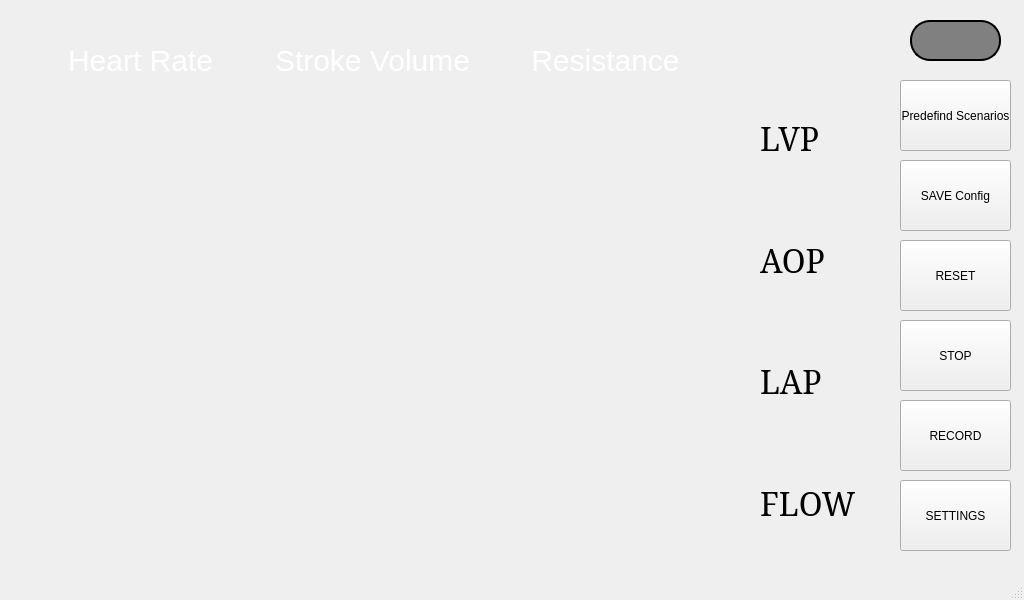
<?xml version="1.0" encoding="UTF-8"?>
<ui version="4.0">
 <class>MainWindow</class>
 <widget class="QMainWindow" name="MainWindow">
  <property name="geometry">
   <rect>
    <x>0</x>
    <y>0</y>
    <width>1024</width>
    <height>600</height>
   </rect>
  </property>
  <property name="windowTitle">
   <string>MainWindow</string>
  </property>
  <widget class="QWidget" name="centralwidget">
   <widget class="QLabel" name="stateIndcator">
    <property name="geometry">
     <rect>
      <x>910</x>
      <y>20</y>
      <width>91</width>
      <height>41</height>
     </rect>
    </property>
    <property name="styleSheet">
     <string notr="true">background-color: gray;
border-radius: 20px;
border: 2px solid black;
</string>
    </property>
    <property name="text">
     <string/>
    </property>
   </widget>
   <widget class="QPushButton" name="recordButton">
    <property name="geometry">
     <rect>
      <x>900</x>
      <y>400</y>
      <width>111</width>
      <height>71</height>
     </rect>
    </property>
    <property name="text">
     <string>RECORD</string>
    </property>
   </widget>
   <widget class="QPushButton" name="predefButton">
    <property name="geometry">
     <rect>
      <x>900</x>
      <y>80</y>
      <width>111</width>
      <height>71</height>
     </rect>
    </property>
    <property name="text">
     <string>Predefind Scenarios</string>
    </property>
   </widget>
   <widget class="QPushButton" name="settingsButton">
    <property name="geometry">
     <rect>
      <x>900</x>
      <y>480</y>
      <width>111</width>
      <height>71</height>
     </rect>
    </property>
    <property name="text">
     <string>SETTINGS</string>
    </property>
   </widget>
   <widget class="QPushButton" name="saveButton">
    <property name="geometry">
     <rect>
      <x>900</x>
      <y>160</y>
      <width>111</width>
      <height>71</height>
     </rect>
    </property>
    <property name="text">
     <string>SAVE Config</string>
    </property>
   </widget>
   <widget class="QPushButton" name="stopButton">
    <property name="geometry">
     <rect>
      <x>900</x>
      <y>320</y>
      <width>111</width>
      <height>71</height>
     </rect>
    </property>
    <property name="text">
     <string>STOP</string>
    </property>
   </widget>
   <widget class="QPushButton" name="resetButton">
    <property name="geometry">
     <rect>
      <x>900</x>
      <y>240</y>
      <width>111</width>
      <height>71</height>
     </rect>
    </property>
    <property name="text">
     <string>RESET</string>
    </property>
   </widget>
   <widget class="QWidget" name="layoutWidget">
    <property name="geometry">
     <rect>
      <x>760</x>
      <y>80</y>
      <width>122</width>
      <height>481</height>
     </rect>
    </property>
    <layout class="QVBoxLayout" name="verticalLayout">
     <item>
      <widget class="QLabel" name="lvpLabel">
       <property name="font">
        <font>
         <family>Elephant</family>
         <pointsize>24</pointsize>
        </font>
       </property>
       <property name="text">
        <string>LVP</string>
       </property>
      </widget>
     </item>
     <item>
      <widget class="QLabel" name="aopLabel">
       <property name="font">
        <font>
         <family>Elephant</family>
         <pointsize>24</pointsize>
        </font>
       </property>
       <property name="text">
        <string>AOP</string>
       </property>
      </widget>
     </item>
     <item>
      <widget class="QLabel" name="lapLabel">
       <property name="font">
        <font>
         <family>Elephant</family>
         <pointsize>24</pointsize>
        </font>
       </property>
       <property name="text">
        <string>LAP</string>
       </property>
      </widget>
     </item>
     <item>
      <widget class="QLabel" name="flowLabel">
       <property name="font">
        <font>
         <family>Elephant</family>
         <pointsize>24</pointsize>
        </font>
       </property>
       <property name="text">
        <string>FLOW</string>
       </property>
      </widget>
     </item>
    </layout>
   </widget>
   <widget class="QWidget" name="">
    <property name="geometry">
     <rect>
      <x>40</x>
      <y>10</y>
      <width>691</width>
      <height>101</height>
     </rect>
    </property>
    <layout class="QHBoxLayout" name="horizontalLayout">
     <item>
      <widget class="QStackedWidget" name="hrStackedWidget">
       <property name="currentIndex">
        <number>1</number>
       </property>
       <widget class="QWidget" name="hrPage2">
        <widget class="QPushButton" name="btnHRincrease">
         <property name="geometry">
          <rect>
           <x>140</x>
           <y>0</y>
           <width>51</width>
           <height>41</height>
          </rect>
         </property>
         <property name="styleSheet">
          <string notr="true">QPushButton {
    border: none;
    background-color: transparent;
    font-size: 30px;
    color: white;
}
</string>
         </property>
         <property name="text">
          <string>+</string>
         </property>
        </widget>
        <widget class="QPushButton" name="btnHRdecrease">
         <property name="geometry">
          <rect>
           <x>140</x>
           <y>50</y>
           <width>51</width>
           <height>41</height>
          </rect>
         </property>
         <property name="styleSheet">
          <string notr="true">QPushButton {
    border: none;
    background-color: transparent;
    font-size: 30px;
    color: white;
}
</string>
         </property>
         <property name="text">
          <string>-</string>
         </property>
        </widget>
        <widget class="QLabel" name="hrLabel">
         <property name="geometry">
          <rect>
           <x>8</x>
           <y>5</y>
           <width>131</width>
           <height>91</height>
          </rect>
         </property>
         <property name="styleSheet">
          <string notr="true">QPushButton {
    border: none;
    background-color: transparent;
    font-size: 30px;
    color: white;
}
</string>
         </property>
         <property name="text">
          <string>Heart Rate</string>
         </property>
        </widget>
       </widget>
       <widget class="QWidget" name="hrPage1_2">
        <widget class="QPushButton" name="pushButton">
         <property name="geometry">
          <rect>
           <x>0</x>
           <y>0</y>
           <width>201</width>
           <height>101</height>
          </rect>
         </property>
         <property name="styleSheet">
          <string notr="true">QPushButton {
    border: none;
    background-color: transparent;
    font-size: 30px;
    color: white;
}
</string>
         </property>
         <property name="text">
          <string>Heart Rate</string>
         </property>
        </widget>
       </widget>
      </widget>
     </item>
     <item>
      <widget class="QStackedWidget" name="svStackedWidget">
       <property name="currentIndex">
        <number>1</number>
       </property>
       <widget class="QWidget" name="svPage1">
        <widget class="QPushButton" name="btnSVincrease">
         <property name="geometry">
          <rect>
           <x>140</x>
           <y>0</y>
           <width>51</width>
           <height>41</height>
          </rect>
         </property>
         <property name="text">
          <string>+</string>
         </property>
        </widget>
        <widget class="QPushButton" name="btnSVdecrease">
         <property name="geometry">
          <rect>
           <x>140</x>
           <y>50</y>
           <width>51</width>
           <height>41</height>
          </rect>
         </property>
         <property name="text">
          <string>-</string>
         </property>
        </widget>
        <widget class="QLabel" name="svLabel">
         <property name="geometry">
          <rect>
           <x>8</x>
           <y>5</y>
           <width>131</width>
           <height>91</height>
          </rect>
         </property>
         <property name="text">
          <string>Stroke Volume</string>
         </property>
        </widget>
       </widget>
       <widget class="QWidget" name="svPage2">
        <widget class="QPushButton" name="pushButton_2">
         <property name="geometry">
          <rect>
           <x>0</x>
           <y>0</y>
           <width>201</width>
           <height>101</height>
          </rect>
         </property>
         <property name="styleSheet">
          <string notr="true">QPushButton {
    border: none;
    background-color: transparent;
    font-size: 30px;
    color: white;
}
</string>
         </property>
         <property name="text">
          <string>Stroke Volume</string>
         </property>
        </widget>
       </widget>
      </widget>
     </item>
     <item>
      <widget class="QStackedWidget" name="resStackedWidget">
       <property name="currentIndex">
        <number>0</number>
       </property>
       <widget class="QWidget" name="resPage1">
        <widget class="QPushButton" name="btnResistance">
         <property name="geometry">
          <rect>
           <x>0</x>
           <y>0</y>
           <width>201</width>
           <height>101</height>
          </rect>
         </property>
         <property name="styleSheet">
          <string notr="true">QPushButton {
    border: none;
    background-color: transparent;
    font-size: 30px;
    color: white;
}
</string>
         </property>
         <property name="text">
          <string>Resistance</string>
         </property>
        </widget>
       </widget>
       <widget class="QWidget" name="resPage2">
        <widget class="QPushButton" name="btnResIncrease">
         <property name="geometry">
          <rect>
           <x>140</x>
           <y>0</y>
           <width>51</width>
           <height>41</height>
          </rect>
         </property>
         <property name="text">
          <string>+</string>
         </property>
        </widget>
        <widget class="QPushButton" name="btnResDecrease">
         <property name="geometry">
          <rect>
           <x>140</x>
           <y>50</y>
           <width>51</width>
           <height>41</height>
          </rect>
         </property>
         <property name="text">
          <string>-</string>
         </property>
        </widget>
        <widget class="QLabel" name="resLabel">
         <property name="geometry">
          <rect>
           <x>10</x>
           <y>5</y>
           <width>131</width>
           <height>91</height>
          </rect>
         </property>
         <property name="text">
          <string>Resistance</string>
         </property>
        </widget>
       </widget>
      </widget>
     </item>
    </layout>
   </widget>
  </widget>
  <widget class="QStatusBar" name="statusbar"/>
 </widget>
 <resources/>
 <connections/>
</ui>
